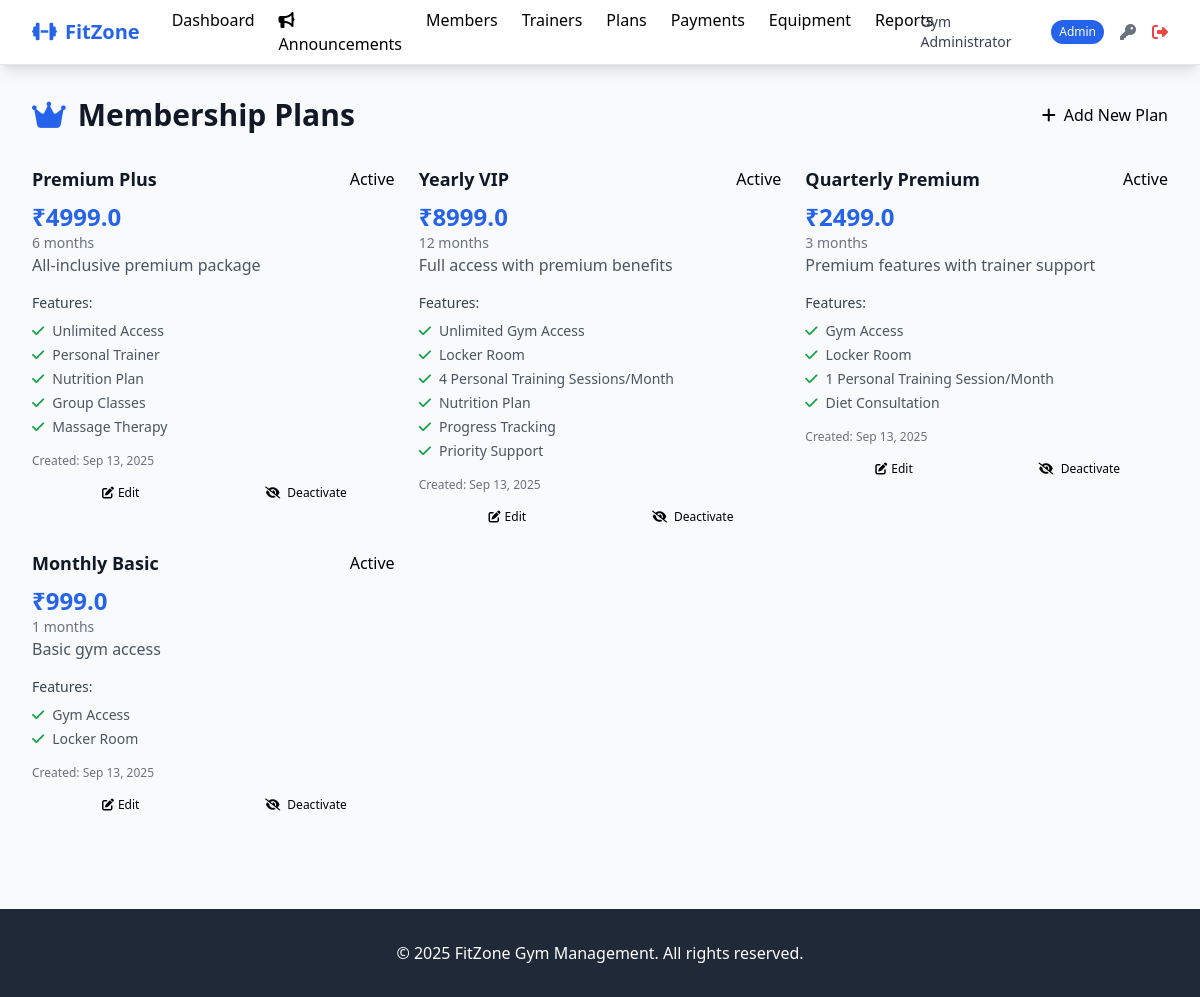
Page /admin/membership-plans (signed in) on the earlier database version.
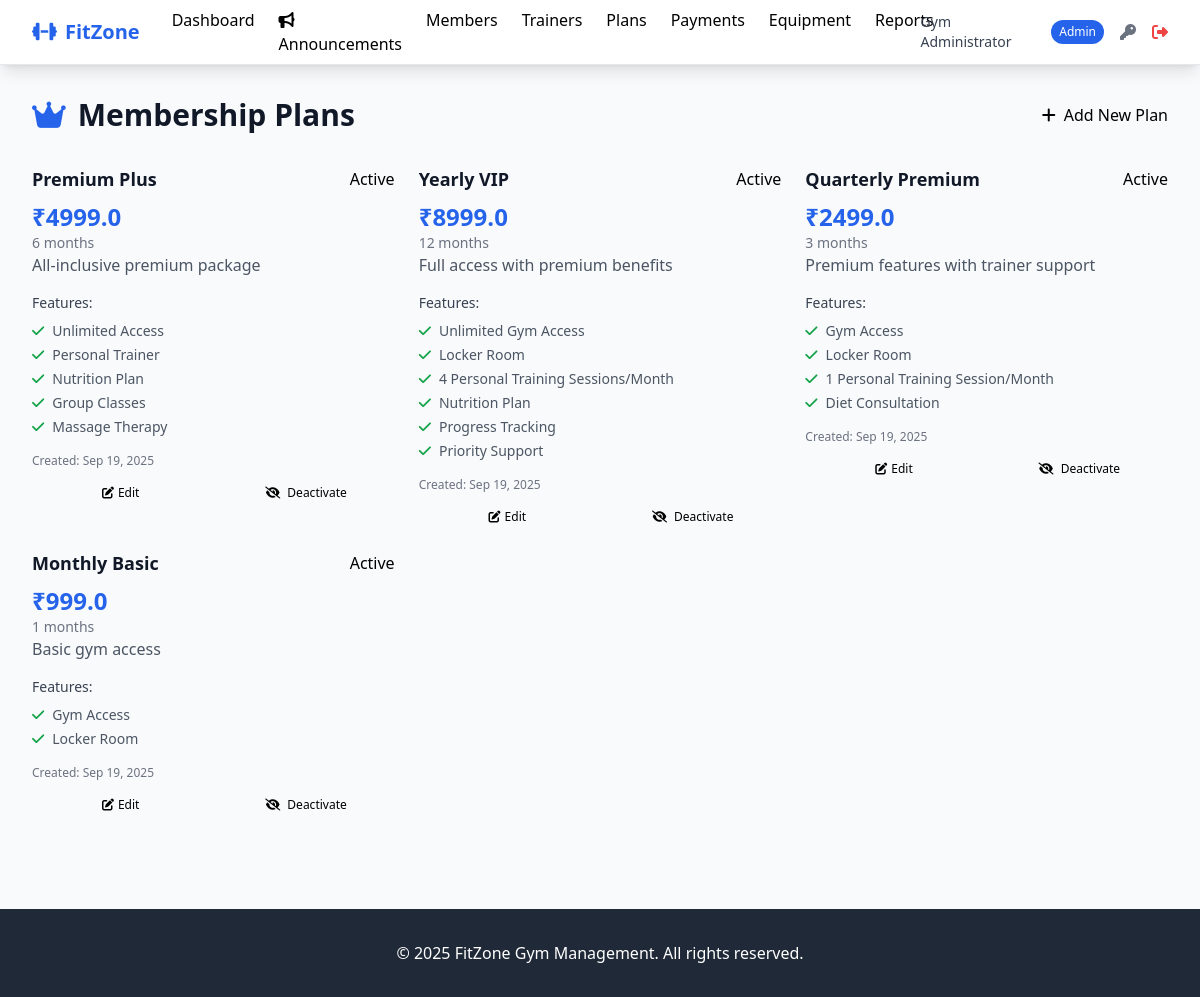
Same page on the later database version.
### tables this page shows
CREATE TABLE membership_plans (
            id INTEGER PRIMARY KEY AUTOINCREMENT,
            name TEXT NOT NULL,
            description TEXT,
            duration_months INTEGER NOT NULL,
            price DECIMAL(10,2) NOT NULL,
            features TEXT, -- JSON string
            is_active BOOLEAN DEFAULT 1,
            created_at TIMESTAMP DEFAULT CURRENT_TIMESTAMP,
            updated_at TIMESTAMP DEFAULT CURRENT_TIMESTAMP
        );

### routes/admin.py (the view)
@admin_bp.route('/membership-plans')
@admin_required
def membership_plans():
    plans = MembershipPlan.get_all()
    return render_template('admin/membership_plans.html', plans=plans)

### models/database.py (called while the page is built)
def get_db_connection(db_path='gym_management.db'):
    conn = sqlite3.connect(db_path)
    conn.row_factory = sqlite3.Row
    conn.execute("PRAGMA foreign_keys = ON")
    return conn

def execute_query(query, params=(), db_path='gym_management.db', fetch=False):
    conn = get_db_connection(db_path)
    cursor = conn.cursor()
    try:
        cursor.execute(query, params)
        if fetch:
            result = cursor.fetchall()
            conn.close()
            return result
        else:
            conn.commit()
            last_id = cursor.lastrowid
            conn.close()
            return last_id
    except Exception as e:
        conn.close()
        try:
            from flask import current_app
            current_app.logger.error(f"DB Error: {e} | Query: {query} | Params: {params}")
        except:
            print(f"DB Error: {e} | Query: {query} | Params: {params}")
        raise

### models/membership_plan.py (called while the page is built)
    @classmethod
    def _db_path(cls):
        return current_app.config.get('DATABASE_PATH', 'gym_management.db')

### templates/admin/membership_plans.html (shortened to what this page needs)
{% extends "base.html" %}
{% block content %}
<div class="flex justify-between items-center mb-8">
    <h1 class="text-3xl font-bold text-gray-900">
        <i class="fas fa-crown mr-3 text-primary"></i>Membership Plans
    </h1>
    <a href="{{ url_for('admin.add_membership_plan') }}" class="btn btn-primary">
        <i class="fas fa-plus mr-2"></i>Add New Plan
    </a>
</div>
<div class="grid grid-cols-1 md:grid-cols-2 lg:grid-cols-3 gap-6">
    {% for plan in plans %}
    <div class="card {% if not plan.is_active %}opacity-60{% endif %}">
        <div class="card-header">
            <div class="flex justify-between items-center">
                <h3 class="text-lg font-semibold text-gray-900">{{ plan.name }}</h3>
                <span class="badge badge-{{ 'success' if plan.is_active else 'danger' }}">
                    {{ 'Active' if plan.is_active else 'Inactive' }}
                </span>
            </div>
            <div class="text-2xl font-bold text-primary mt-2">₹{{ plan.price }}</div>
            <div class="text-sm text-gray-500">{{ plan.duration_months }} months</div>
        </div>
        <div class="card-body">
            {% if plan.description %}
            <p class="text-gray-600 mb-4">{{ plan.description }}</p>
            {% endif %}
            {% if plan.features %}
                <div class="mb-4">
                    <h4 class="text-sm font-medium text-gray-700 mb-2">Features:</h4>
                    <ul class="space-y-1">
                        {% for feature in plan.features %}
                        <li class="flex items-center text-sm text-gray-600">
                            <i class="fas fa-check text-success mr-2"></i>
                            {{ feature }}
                        </li>
                        {% endfor %}
                    </ul>
                </div>
            {% endif %}
            <div class="text-xs text-gray-500 mb-4">
                Created: {{ plan.created_at.strftime('%b %d, %Y') }}
            </div>
            <div class="flex space-x-2">
                <button class="btn btn-primary text-xs flex-1">
                    <a href="{{ url_for('admin.edit_membership_plan', plan_id=plan.id) }}" class="btn btn-primary text-xs flex-1">
    <i class="fas fa-edit mr-1"></i>Edit
</a>
                </button>
                <button class="btn btn-secondary text-xs flex-1">
                    <i class="fas fa-{{ 'eye-slash' if plan.is_active else 'eye' }} mr-1"></i>
                    {{ 'Deactivate' if plan.is_active else 'Activate' }}
                </button>
            </div>
        </div>
    </div>
    {% endfor %}
</div>
{% endblock %}

Differences in the rows shown:
changed membership_plans "Premium Plus": created_at "Sep 13, 2025" → "Sep 19, 2025"
changed membership_plans "Yearly VIP": created_at "Sep 13, 2025" → "Sep 19, 2025"
changed membership_plans "Quarterly Premium": created_at "Sep 13, 2025" → "Sep 19, 2025"
changed membership_plans "Monthly Basic": created_at "Sep 13, 2025" → "Sep 19, 2025"
